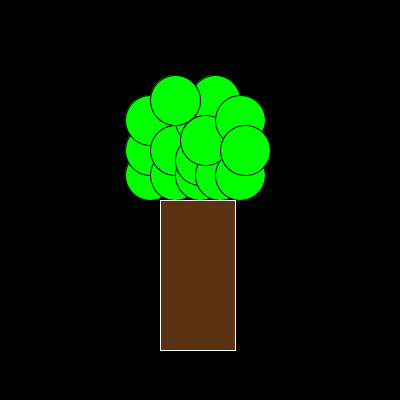
Frame 1 (no input)
Frame 60 (the mouse pressed at the canvas centre just before this capture): identical to frame 1, image omitted
Frame 120 (the mouse held since frame 60 and released just before this capture): identical to frame 1, image omitted

The Processing sketch that drew this single still picture (run headless with seeded random() and noise(); from frame 60 on, the mouse is pressed at the canvas centre):

// Processing sketch: processing_181831
// ── processing_181831.pde

void setup() {
  size(400,400);
}

void draw () {
  background(0);
  stroke(0);
  fill(0,255,0);
  ellipse(150,175,50,50);
  ellipse(150,150,50,50);
  ellipse(150,120,50,50); 
  ellipse(175,175,50,50);
  ellipse(175,150,50,50);
  ellipse(200,175,50,50);
  ellipse(200,160,50,50);
  ellipse(200,120,50,50);
  ellipse(215,100,50,50);
  ellipse(225,150,50,50);
  ellipse(220,175,50,50);
  ellipse(205,140,50,50);
  ellipse(240,175,50,50);
  ellipse(240,120,50,50);
  ellipse(245,150,50,50);
  ellipse(175,100,50,50);
  stroke(255,255,255);
  fill(90,50,20);
  rect(160,200,75,150);
}
